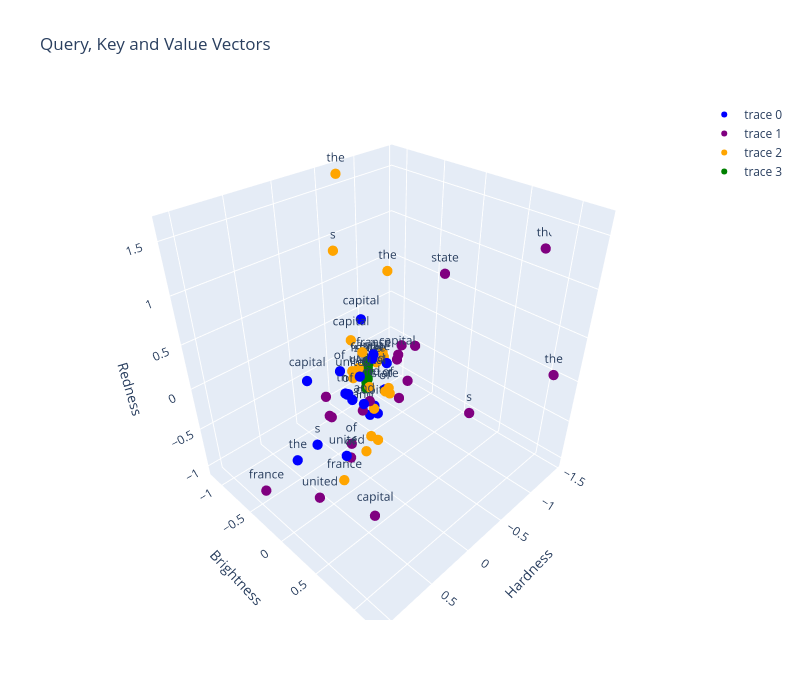

Write notebook code for a chart like this one.
### Code cell
from plot_tokens import plot_tokens

sentences = [
    {
        "words": q_of_sentences.detach().numpy(),
        "labels": u_tokenizer.tokenize(prompt),
        "color": "blue",
    },
    {
        "words": k_of_sentences.detach().numpy(),
        "labels": u_tokenizer.tokenize(prompt),
        "color": "purple", 
    },
    {
        "words": v_of_sentences.detach().numpy(),
        "labels": u_tokenizer.tokenize(prompt),
        "color": "orange", 
    },
    {
        "words": context_vectors.detach().numpy(),
        "labels": u_tokenizer.tokenize(prompt),
        "color": "green", 
    }
]
plot_tokens(sentences, "Query, Key and Value Vectors")

### Figure 1 — Plotly figure (JSON) as saved in the notebook; plotly's stock layout.template omitted (floating-point values rounded to 4 significant figures)
{"data": [{"hoverinfo": "text", "marker": {"color": "blue", "size": 6}, "mode": "markers+text", "text": ["the", " ", "capital", " ", "of", " ", "united", " ", "state", "s", " ", "and", " ", "the", " ", "capital", " ", "of", " ", "france"], "type": "scatter3d", "x": [-0.06285, -0.1326, -0.5441, -0.2963, 0.3327, 0.1858, 0.6257, -0.05079, -0.3406, 0.2858, -0.1117, 0.1522, 0.2323, 0.4294, -0.2133, 0.3016, -0.1555, 0.4464, 0.277, -0.2504], "y": [-0.4099, -0.01886, -0.6793, -0.05837, -0.001766, 0.08859, 0.3806, -0.04124, -0.1286, -0.4762, -0.04716, 0.09623, 0.0309, -0.6517, -0.1492, -0.536, -0.1062, 0.2272, 0.0172, -0.1922], "z": [-0.2739, -0.3405, 0.2715, 0.161, 0.4208, 0.3326, -0.1234, -0.3231, -0.2178, -0.7814, 0.3571, 0.00865, 0.06402, -1.024, -0.3668, 0.01141, 0.2589, 0.3607, 0.1423, 0.1721]}, {"hoverinfo": "text", "marker": {"color": "purple", "size": 6}, "mode": "markers+text", "text": ["the", " ", "capital", " ", "of", " ", "united", " ", "state", "s", " ", "and", " ", "the", " ", "capital", " ", "of", " ", "france"], "type": "scatter3d", "x": [-1.452, -0.4492, -0.01314, 0.3186, 0.4341, 0.07103, 0.5907, -0.5155, -0.9043, -0.541, 0.4033, 0.07766, -0.2682, -1.16, -0.3568, 0.5685, 0.3927, 0.3066, -0.1313, 1.066], "y": [0.7693, -0.01222, 0.3474, -0.2403, 0.2128, 0.08798, -0.1019, 0.0998, 0.09236, 0.7715, -0.09631, -0.003104, 0.2416, 1.216, 0.03283, 0.6586, -0.08085, 0.08339, 0.2655, -0.2739], "z": [1.238, 0.3139, 0.5469, -0.004276, -0.3887, -0.008667, -1.041, 0.3306, 0.9421, -0.1094, -0.09748, -0.1713, 0.1256, 0.2353, 0.2727, -0.7, -0.1108, -0.388, 0.01368, -0.7108]}, {"hoverinfo": "text", "marker": {"color": "orange", "size": 6}, "mode": "markers+text", "text": ["the", " ", "capital", " ", "of", " ", "united", " ", "state", "s", " ", "and", " ", "the", " ", "capital", " ", "of", " ", "france"], "type": "scatter3d", "x": [-0.7721, 0.009955, -0.08616, 0.259, -0.1993, -0.2079, 0.1267, -0.09783, -0.2, -0.3095, 0.09035, -0.02094, -0.3121, -0.691, 0.0655, -0.1517, 0.1349, -0.2083, -0.3143, 0.5538], "y": [-0.5253, -0.1185, -0.02104, 0.2306, 0.01925, 0.07021, -0.0666, -0.1818, -0.09944, -0.7838, 0.2124, -0.01153, -0.1304, -1.144, -0.1467, -0.3984, 0.1673, 0.05487, -0.1167, 0.2433], "z": [0.794, 0.2278, -0.2557, -0.4159, -0.0834, -0.08461, 0.2027, 0.3225, 0.1976, 1.079, -0.3955, 0.0498, 0.2406, 1.629, 0.2075, 0.3299, -0.3479, -0.02802, 0.198, -0.5697]}, {"hoverinfo": "text", "marker": {"color": "green", "size": 6}, "mode": "markers+text", "text": ["the", " ", "capital", " ", "of", " ", "united", " ", "state", "s", " ", "and", " ", "the", " ", "capital", " ", "of", " ", "france"], "type": "scatter3d", "x": [-0.08817, -0.1106, -0.1388, -0.1461, -0.1093, -0.1218, -0.08157, -0.1037, -0.1273, -0.03904, -0.1408, -0.1097, -0.1025, -0.01255, -0.1089, -0.06752, -0.1363, -0.1091, -0.1018, -0.1353], "y": [-0.109, -0.1379, -0.146, -0.1635, -0.1216, -0.137, -0.1096, -0.1301, -0.1513, -0.07038, -0.1539, -0.1314, -0.1221, -0.04933, -0.135, -0.08268, -0.1507, -0.1255, -0.1198, -0.1504], "z": [0.124, 0.1659, 0.1891, 0.2089, 0.1392, 0.1633, 0.1127, 0.1534, 0.1895, 0.06012, 0.1932, 0.1537, 0.1394, 0.02677, 0.1631, 0.08167, 0.1887, 0.1421, 0.1357, 0.1894]}], "layout": {"height": 700, "scene": {"xaxis": {"title": {"text": "Hardness"}}, "yaxis": {"title": {"text": "Brightness"}}, "zaxis": {"title": {"text": "Redness"}}}, "title": {"text": "Query, Key and Value Vectors"}, "width": 800}}
